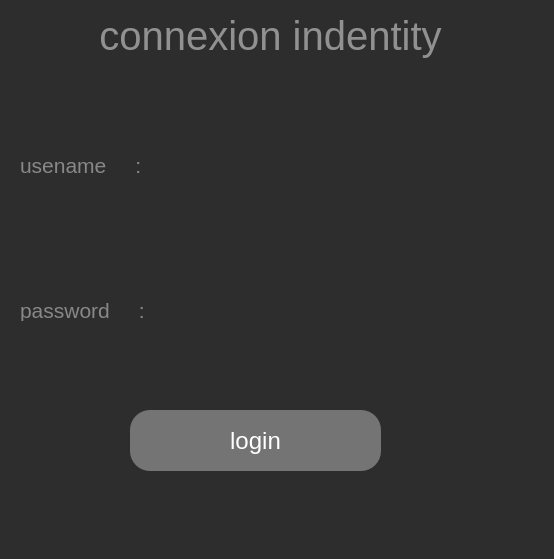
<?xml version="1.0" encoding="UTF-8"?>
<ui version="4.0">
 <class>MainWindow</class>
 <widget class="QMainWindow" name="MainWindow">
  <property name="geometry">
   <rect>
    <x>0</x>
    <y>0</y>
    <width>554</width>
    <height>559</height>
   </rect>
  </property>
  <property name="windowTitle">
   <string>MainWindow</string>
  </property>
  <property name="styleSheet">
   <string notr="true">background-color: rgb(45, 45, 45);</string>
  </property>
  <widget class="QWidget" name="centralwidget">
   <widget class="QLabel" name="label">
    <property name="geometry">
     <rect>
      <x>0</x>
      <y>10</y>
      <width>541</width>
      <height>51</height>
     </rect>
    </property>
    <property name="font">
     <font>
      <pointsize>30</pointsize>
     </font>
    </property>
    <property name="styleSheet">
     <string notr="true">Color: rgb(145, 145, 145);</string>
    </property>
    <property name="text">
     <string>connexion indentity</string>
    </property>
    <property name="alignment">
     <set>Qt::AlignCenter</set>
    </property>
   </widget>
   <widget class="QLabel" name="label_2">
    <property name="geometry">
     <rect>
      <x>20</x>
      <y>150</y>
      <width>161</width>
      <height>31</height>
     </rect>
    </property>
    <property name="font">
     <font>
      <pointsize>16</pointsize>
     </font>
    </property>
    <property name="styleSheet">
     <string notr="true">color:rgb(136, 136, 136);</string>
    </property>
    <property name="text">
     <string>usename     : </string>
    </property>
   </widget>
   <widget class="QLabel" name="label_3">
    <property name="geometry">
     <rect>
      <x>20</x>
      <y>300</y>
      <width>171</width>
      <height>21</height>
     </rect>
    </property>
    <property name="font">
     <font>
      <pointsize>16</pointsize>
     </font>
    </property>
    <property name="styleSheet">
     <string notr="true">color:rgb(136, 136, 136);</string>
    </property>
    <property name="text">
     <string>password     : </string>
    </property>
   </widget>
   <widget class="QPushButton" name="loginbutton">
    <property name="geometry">
     <rect>
      <x>130</x>
      <y>410</y>
      <width>251</width>
      <height>61</height>
     </rect>
    </property>
    <property name="font">
     <font>
      <pointsize>18</pointsize>
     </font>
    </property>
    <property name="styleSheet">
     <string notr="true">background:rgb(116,116,116);
color: white;
border-radius: 20px;
padding: 5px;</string>
    </property>
    <property name="text">
     <string>login</string>
    </property>
   </widget>
   <widget class="QLabel" name="username">
    <property name="geometry">
     <rect>
      <x>220</x>
      <y>150</y>
      <width>311</width>
      <height>41</height>
     </rect>
    </property>
    <property name="font">
     <font>
      <pointsize>16</pointsize>
     </font>
    </property>
    <property name="styleSheet">
     <string notr="true">color:rgb(136, 136, 136);</string>
    </property>
    <property name="text">
     <string/>
    </property>
   </widget>
   <widget class="QLabel" name="password">
    <property name="geometry">
     <rect>
      <x>220</x>
      <y>280</y>
      <width>311</width>
      <height>41</height>
     </rect>
    </property>
    <property name="font">
     <font>
      <pointsize>16</pointsize>
      <weight>75</weight>
      <bold>true</bold>
     </font>
    </property>
    <property name="text">
     <string/>
    </property>
   </widget>
  </widget>
  <widget class="QMenuBar" name="menubar">
   <property name="geometry">
    <rect>
     <x>0</x>
     <y>0</y>
     <width>554</width>
     <height>26</height>
    </rect>
   </property>
  </widget>
  <widget class="QStatusBar" name="statusbar"/>
 </widget>
 <resources/>
 <connections/>
</ui>
